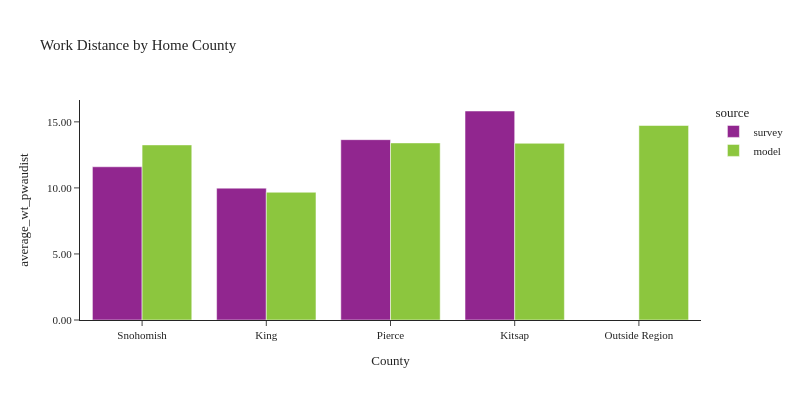

Source (notebook cell):
### Code cell
plot_work_location(df_workers, 'CountyName_home', 'Home County', 'County')

### Figure 1 — Plotly figure (JSON) as saved in the notebook; plotly's stock layout.template omitted (floating-point values rounded to 4 significant figures)
{"data": [{"alignmentgroup": "True", "customdata": [[280], [2119], [295], [129]], "hovertemplate": "source=survey<br>CountyName_home=%{x}<br>average_wt_pwaudist=%{y}<br>sample count=%{customdata[0]}<extra></extra>", "legendgroup": "survey", "marker": {"color": "#91268F", "pattern": {"shape": ""}}, "name": "survey", "offsetgroup": "survey", "orientation": "v", "showlegend": true, "textposition": "auto", "type": "bar", "x": ["Snohomish", "King", "Pierce", "Kitsap"], "xaxis": "x", "y": [11.6, 9.982, 13.65, 15.82], "yaxis": "y"}, {"alignmentgroup": "True", "customdata": [[1], [1259710], [120474], [432097], [410777]], "hovertemplate": "source=model<br>CountyName_home=%{x}<br>average_wt_pwaudist=%{y}<br>sample count=%{customdata[0]}<extra></extra>", "legendgroup": "model", "marker": {"color": "#8CC63E", "pattern": {"shape": ""}}, "name": "model", "offsetgroup": "model", "orientation": "v", "showlegend": true, "textposition": "auto", "type": "bar", "x": ["Outside Region", "King", "Kitsap", "Snohomish", "Pierce"], "xaxis": "x", "y": [14.72, 9.671, 13.38, 13.25, 13.41], "yaxis": "y"}], "layout": {"barmode": "group", "font": {"size": 11}, "height": 400, "legend": {"title": {"text": "source"}, "tracegroupgap": 0}, "title": {"text": "Work Distance by Home County"}, "width": 800, "xaxis": {"anchor": "y", "domain": [0.0, 1.0], "title": {"text": "County"}}, "yaxis": {"anchor": "x", "domain": [0.0, 1.0], "tickformat": ".2f", "title": {"text": "average_wt_pwaudist"}}}}
